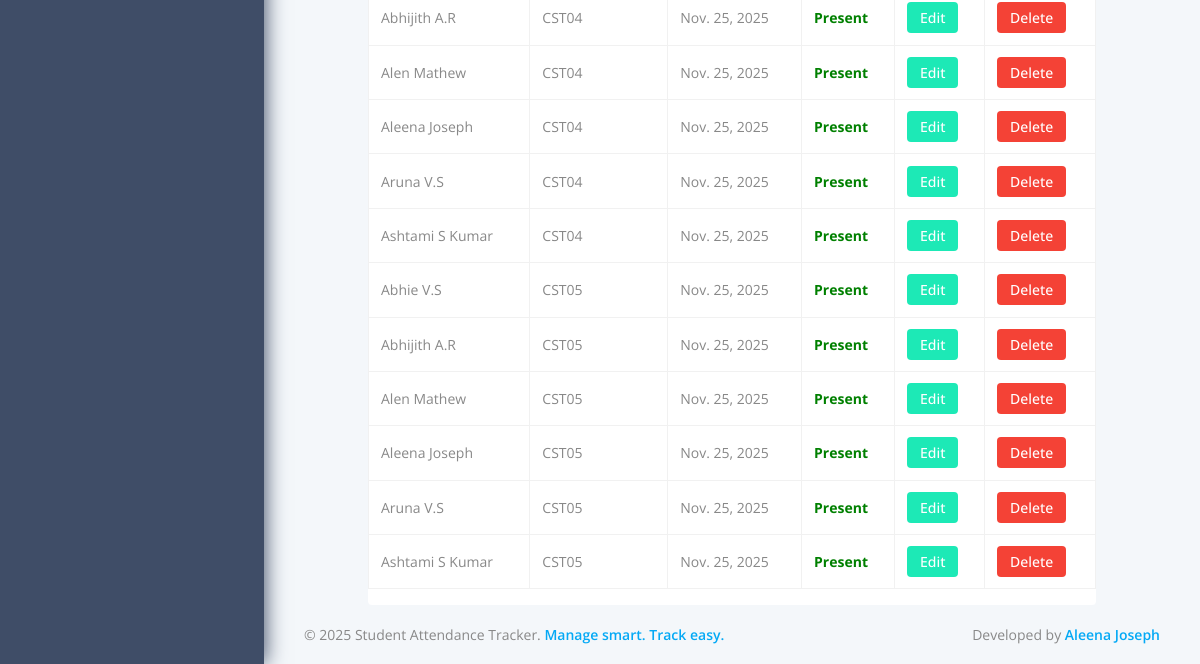
Page /TeacherAdmin/Displayattendancepage/ (lower part) on the earlier database version.
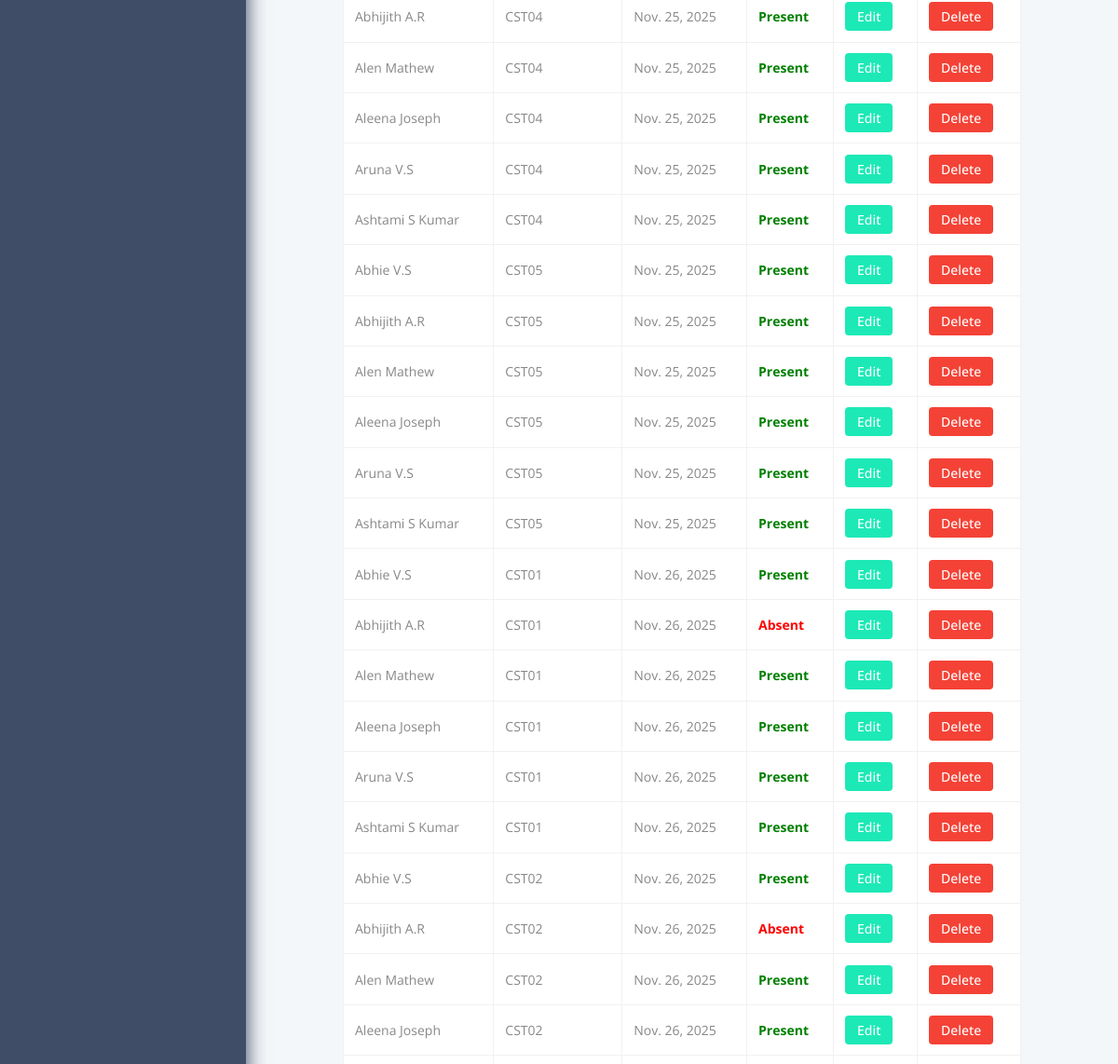
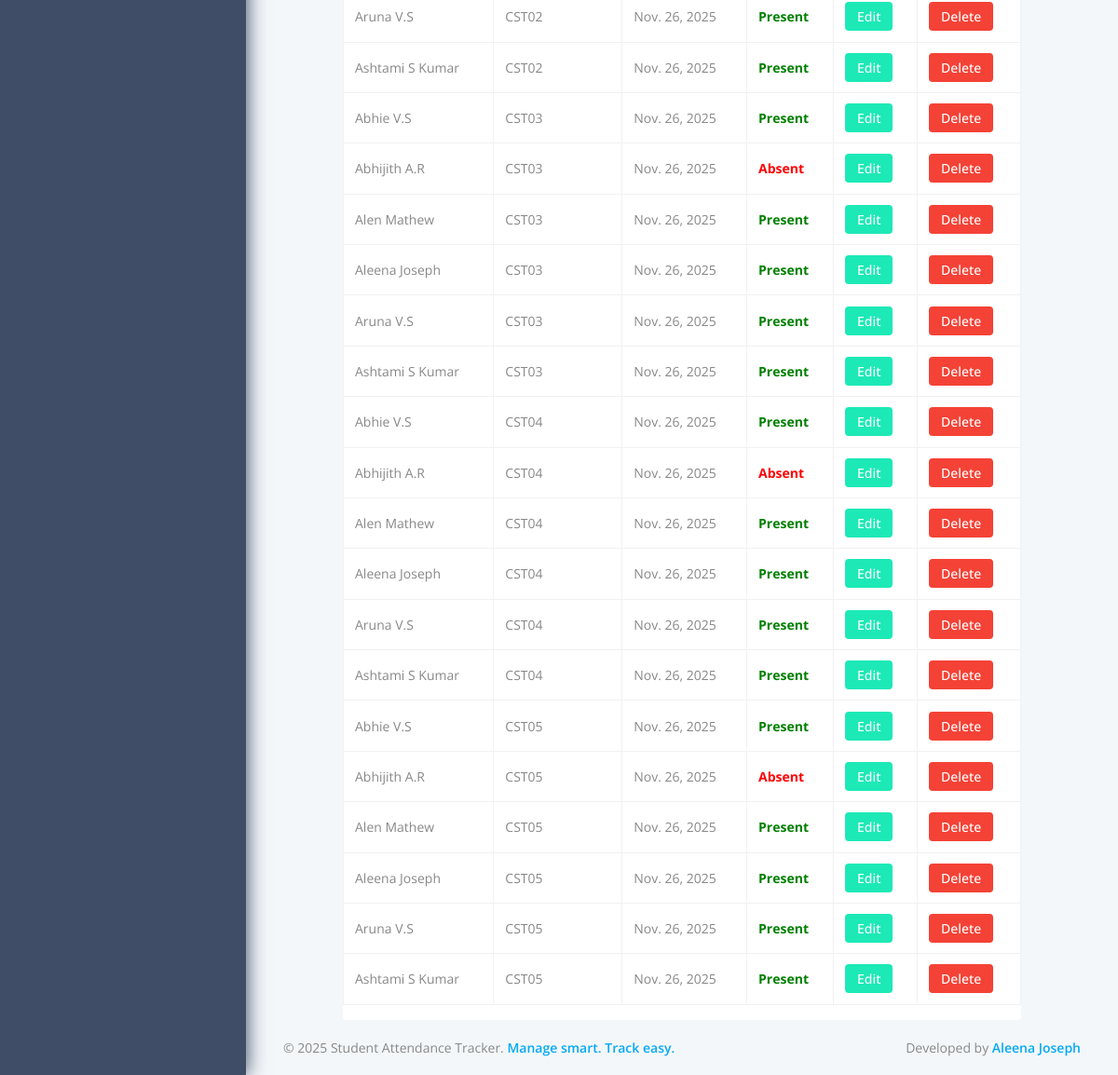
Same page on the later database version (2 pictures, top to bottom).
### TeacherApp/models.py (models this page shows, shortened)
class Attendancedb(models.Model):
    Student=models.ForeignKey(Studentdb,on_delete=models.CASCADE)
    Subject=models.ForeignKey(Subjectdb,on_delete=models.CASCADE)
    Date=models.DateField(default=date.today)
    Status=models.CharField(max_length=10,default="Absent",choices=[("Present","Present"),
                                                                    ("Absent","Absent")])

class Studentdb(models.Model):
    Student_name=models.CharField(max_length=30,null=True,blank=True)
    Student_rollno=models.IntegerField(null=True,blank=True)
    Student_regid=models.CharField(max_length=30,null=True,blank=True)
    Student_batch=models.CharField(max_length=30,null=True,blank=True)
    Student_sem=models.CharField(max_length=30,null=True,blank=True)
    Student_duration=models.CharField(max_length=30,null=True,blank=True)
    Student_phone = models.IntegerField(null=True, blank=True)
    Student_prof=models.ImageField(upload_to="Student Profile Image",null=True,blank=True)
    Student_password=models.CharField(max_length=10,null=True,blank=True)

class Subjectdb(models.Model):
    Subject_name=models.CharField(max_length=30,null=True,blank=True)
    Subject_code=models.CharField(max_length=30,null=True,blank=True)
    Subject_teacher=models.CharField(max_length=30,null=True,blank=True)
    Subject_sem=models.CharField(max_length=30,null=True,blank=True)
    Subject_dep=models.CharField(max_length=30,null=True,blank=True)

### TeacherApp/views.py (the view)
# urls.py: path('Displayattendancepage/', views.Displayattendancepage, name="Displayattendancepage"),
def Displayattendancepage(request):
    subject_id = request.GET.get("subject")  # subject selected from dropdown
    if subject_id:
        data = Attendancedb.objects.filter(Subject_id=subject_id)
    else:
        data = Attendancedb.objects.all()
    date = datetime.datetime.now()
    subjects = Subjectdb.objects.all()
    return render(request,"displayattendance.html",{'date':date,'data':data,'subject_id':subject_id,'subjects':subjects})

### TeacherApp/templates/displayattendance.html (shortened to what this page needs)
{% extends 'index.html' %}
{% load static %}
{% block content %}
<div class="container mt-5">
    <div class="table-responsive shadow-sm p-3 bg-white rounded">
        <table class="table table-bordered table-hover align-middle">
            <tbody>
            {% for i in data %}
            <tr>
                <td>{{ i.Student.Student_name }}</td>
                <td>{{ i.Subject.Subject_code }}</td>
                <td>{{ i.Date }}</td>
                <td>
                    {% if i.Status == "Present" %}
                    <span style="color:Green;  font-weight:bold;">Present</span>
                    {% else %}
                    <span style="color:Red;  font-weight:bold;">Absent</span>
                    {% endif %}
                </td>
                <td>
                    <a href="{% url 'Editattendancepage' a_id=i.id %}">
                        <button class="btn btn-success btn-sm px-3">Edit</button>
                    </a>
                </td>
                <td>
                    <a href="{% url 'deleteattendance' a_id=i.id %}"
                       onclick="return confirm('Are you sure you want to delete this attendance record?');">
                        <button class="btn btn-danger btn-sm px-3">Delete</button>
                    </a>
                </td>
            </tr>
            {% empty %}
            <tr>
                <td colspan="6" class="text-center text-muted">No Attendance Records Found</td>
            </tr>
            {% endfor %}
            </tbody>
        </table>
    </div>
</div>
{% endblock %}

### TeacherApp/templates/index.html (shortened to what this page needs)
<!doctype html>
{% load static %}
<html lang="en" data-pc-preset="preset-1" data-pc-sidebar-caption="true" data-pc-direction="ltr" dir="ltr"
      data-pc-theme="light">
<head>
    <link rel="stylesheet" href="{% static 'teacheradmin/assets/fonts/phosphor/duotone/style.css' %}"/>
    <link rel="stylesheet" href="{% static 'teacheradmin/assets/fonts/tabler-icons.min.css' %}"/>
    <link rel="stylesheet" href="{% static 'teacheradmin/assets/fonts/feather.css' %}"/>
    <link rel="stylesheet" href="{% static 'teacheradmin/assets/fonts/fontawesome.css' %}"/>
    <link rel="stylesheet" href="{% static 'teacheradmin/assets/fonts/material.css' %}"/>
    <link rel="stylesheet" href="{% static 'teacheradmin/assets/css/style.css' %}" id="main-style-link"/>
</head>
<body>
<nav class="pc-sidebar">
</nav>
<div class="pc-container">
    <div class="pc-content">
        <div class="container mt-5">
            {% block content %}{% endblock %}
        </div>
    </div>
</div>
<footer class="pc-footer">
    <div class="footer-wrapper container-fluid mx-10">
        <div class="grid grid-cols-12 gap-1.5">
            <div class="col-span-12 sm:col-span-6 my-1">
                <p class="m-0 text-theme-bodycolor dark:text-themedark-bodycolor">
                    © 2025 Student Attendance Tracker.
                    <span class="text-primary-500 font-semibold">Manage smart. Track easy.</span>
                </p>
            </div>
            <div class="col-span-12 sm:col-span-6 my-1 justify-self-end">
                <p class="m-0">
                    Developed by <span class="text-primary-500 font-semibold">Aleena Joseph</span>
                </p>
            </div>
        </div>
    </div>
</footer>
</body>
</html>

Differences in the rows shown:
added Attendancedb: Student.Student_name "Abhie V.S", Subject.Subject_code "CST01", Date "Nov. 26, 2025", Status "Present"
added Attendancedb: Student.Student_name "Abhijith A.R", Subject.Subject_code "CST01", Date "Nov. 26, 2025", Status "Absent"
added Attendancedb: Student.Student_name "Alen Mathew", Subject.Subject_code "CST01", Date "Nov. 26, 2025", Status "Present"
added Attendancedb: Student.Student_name "Aleena Joseph", Subject.Subject_code "CST01", Date "Nov. 26, 2025", Status "Present"
added Attendancedb: Student.Student_name "Aruna V.S", Subject.Subject_code "CST01", Date "Nov. 26, 2025", Status "Present"
added Attendancedb: Student.Student_name "Ashtami S Kumar", Subject.Subject_code "CST01", Date "Nov. 26, 2025", Status "Present"
added Attendancedb: Student.Student_name "Abhie V.S", Subject.Subject_code "CST02", Date "Nov. 26, 2025", Status "Present"
added Attendancedb: Student.Student_name "Abhijith A.R", Subject.Subject_code "CST02", Date "Nov. 26, 2025", Status "Absent"
added Attendancedb: Student.Student_name "Alen Mathew", Subject.Subject_code "CST02", Date "Nov. 26, 2025", Status "Present"
added Attendancedb: Student.Student_name "Aleena Joseph", Subject.Subject_code "CST02", Date "Nov. 26, 2025", Status "Present"
added Attendancedb: Student.Student_name "Aruna V.S", Subject.Subject_code "CST02", Date "Nov. 26, 2025", Status "Present"
added Attendancedb: Student.Student_name "Ashtami S Kumar", Subject.Subject_code "CST02", Date "Nov. 26, 2025", Status "Present"
added Attendancedb: Student.Student_name "Abhie V.S", Subject.Subject_code "CST03", Date "Nov. 26, 2025", Status "Present"
added Attendancedb: Student.Student_name "Abhijith A.R", Subject.Subject_code "CST03", Date "Nov. 26, 2025", Status "Absent"
added Attendancedb: Student.Student_name "Alen Mathew", Subject.Subject_code "CST03", Date "Nov. 26, 2025", Status "Present"
added Attendancedb: Student.Student_name "Aleena Joseph", Subject.Subject_code "CST03", Date "Nov. 26, 2025", Status "Present"
added Attendancedb: Student.Student_name "Aruna V.S", Subject.Subject_code "CST03", Date "Nov. 26, 2025", Status "Present"
added Attendancedb: Student.Student_name "Ashtami S Kumar", Subject.Subject_code "CST03", Date "Nov. 26, 2025", Status "Present"
added Attendancedb: Student.Student_name "Abhie V.S", Subject.Subject_code "CST04", Date "Nov. 26, 2025", Status "Present"
added Attendancedb: Student.Student_name "Abhijith A.R", Subject.Subject_code "CST04", Date "Nov. 26, 2025", Status "Absent"
added Attendancedb: Student.Student_name "Alen Mathew", Subject.Subject_code "CST04", Date "Nov. 26, 2025", Status "Present"
added Attendancedb: Student.Student_name "Aleena Joseph", Subject.Subject_code "CST04", Date "Nov. 26, 2025", Status "Present"
added Attendancedb: Student.Student_name "Aruna V.S", Subject.Subject_code "CST04", Date "Nov. 26, 2025", Status "Present"
added Attendancedb: Student.Student_name "Ashtami S Kumar", Subject.Subject_code "CST04", Date "Nov. 26, 2025", Status "Present"
added Attendancedb: Student.Student_name "Abhie V.S", Subject.Subject_code "CST05", Date "Nov. 26, 2025", Status "Present"
added Attendancedb: Student.Student_name "Abhijith A.R", Subject.Subject_code "CST05", Date "Nov. 26, 2025", Status "Absent"
added Attendancedb: Student.Student_name "Alen Mathew", Subject.Subject_code "CST05", Date "Nov. 26, 2025", Status "Present"
added Attendancedb: Student.Student_name "Aleena Joseph", Subject.Subject_code "CST05", Date "Nov. 26, 2025", Status "Present"
added Attendancedb: Student.Student_name "Aruna V.S", Subject.Subject_code "CST05", Date "Nov. 26, 2025", Status "Present"
added Attendancedb: Student.Student_name "Ashtami S Kumar", Subject.Subject_code "CST05", Date "Nov. 26, 2025", Status "Present"
